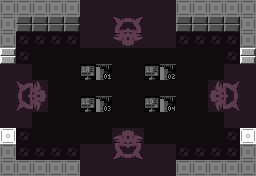

Below is a game level as drawn by its tile map, then a one-line description and the .tmx that defines it (tile-layer data replaced by summaries):
An orthogonal 16x11 tile map with 16x16 px tiles, 18 tile layers (Base, Attributes, Base, Attributes, ...), 6 tilesets.

<map version="1.10" tiledversion="1.11.2" orientation="orthogonal" renderorder="right-down" width="16" height="11" tilewidth="16" tileheight="16" infinite="0" nextlayerid="66" nextobjectid="1">
 <properties>
  <property name="category" value="exterior" />
  <property name="color_emphasis" value="0" />
  <property name="dark" type="bool" value="true" />
  <property name="exit_east" type="bool" value="true" />
  <property name="exit_north" type="bool" value="true" />
  <property name="exit_south" type="bool" value="true" />
  <property name="exit_west" type="bool" value="true" />
  <property name="forbid_player_spawning" type="bool" value="false" />
  <property name="has_exit" type="bool" value="true" />
  <property name="is_warp" type="bool" value="true" />
  <property name="raster_effect" value="RASTER_EFFECT_NONE" />
  <property name="room_obj_palette" value="sprite_palette_overworld_table" />
  <property name="room_palette" value="warp_palette_table" />
 </properties>
 <tileset firstgid="1" source="../../MapTiles.tsx" />
 <tileset firstgid="257" source="../../DiscoFloorTiles.tsx" />
 <tileset firstgid="289" source="../../Attributes.tsx" />
 <tileset firstgid="293" source="../../TechnicalTiles.tsx" />
 <tileset firstgid="357" source="../../ExitTiles.tsx" />
 <tileset firstgid="485" source="../../SignTiles.tsx" />
 <layer id="1" name="Base" width="16" height="11" opacity="0.5">
  <data>[176 cells, 176 non-empty, 12 distinct tile ids]</data>
 </layer>
 <layer id="2" name="Attributes" width="16" height="11" opacity="0.2">
  <data>[176 cells, 163 non-empty, 1 distinct tile ids]</data>
 </layer>
 <group id="36" name="Exit - West" class="overlay">
  <properties>
   <property name="adjacent_challenge" type="bool" value="true" />
   <property name="adjacent_exterior" type="bool" value="true" />
   <property name="adjacent_interior" type="bool" value="true" />
   <property name="adjacent_shop" type="bool" value="true" />
   <property name="direction" value="west" />
  </properties>
  <layer id="37" name="Base" width="16" height="11">
   <data>[176 cells, 10 non-empty, 3 distinct tile ids]</data>
  </layer>
  <layer id="38" name="Attributes" width="16" height="11" opacity="0.18">
   <data>[176 cells, 3 non-empty, 1 distinct tile ids]</data>
  </layer>
 </group>
 <group id="30" name="Exit - East" class="overlay">
  <properties>
   <property name="adjacent_challenge" type="bool" value="true" />
   <property name="adjacent_exterior" type="bool" value="true" />
   <property name="adjacent_interior" type="bool" value="true" />
   <property name="adjacent_shop" type="bool" value="true" />
   <property name="direction" value="east" />
  </properties>
  <layer id="31" name="Base" width="16" height="11">
   <data>[176 cells, 10 non-empty, 3 distinct tile ids]</data>
  </layer>
  <layer id="32" name="Attributes" width="16" height="11" opacity="0.2">
   <data>[176 cells, 6 non-empty, 1 distinct tile ids]</data>
  </layer>
 </group>
 <group id="33" name="Exit - South" class="overlay">
  <properties>
   <property name="adjacent_challenge" type="bool" value="true" />
   <property name="adjacent_exterior" type="bool" value="true" />
   <property name="adjacent_interior" type="bool" value="true" />
   <property name="adjacent_shop" type="bool" value="true" />
   <property name="direction" value="south" />
  </properties>
  <layer id="34" name="Base" width="16" height="11">
   <data>[176 cells, 12 non-empty, 1 distinct tile ids]</data>
  </layer>
  <layer id="35" name="Attributes" width="16" height="11" opacity="0.13">
   <data>[176 cells, 0 non-empty, 0 distinct tile ids]</data>
  </layer>
 </group>
 <group id="39" name="Exit - North" class="overlay">
  <properties>
   <property name="adjacent_challenge" type="bool" value="true" />
   <property name="adjacent_exterior" type="bool" value="true" />
   <property name="adjacent_interior" type="bool" value="true" />
   <property name="adjacent_shop" type="bool" value="true" />
   <property name="direction" value="north" />
  </properties>
  <layer id="40" name="Base" width="16" height="11">
   <data>[176 cells, 18 non-empty, 1 distinct tile ids]</data>
  </layer>
  <layer id="41" name="Attributes" width="16" height="11" opacity="0.13">
   <data>[176 cells, 0 non-empty, 0 distinct tile ids]</data>
  </layer>
 </group>
 <group id="45" name="Challenge - West" class="overlay">
  <properties>
   <property name="adjacent_challenge" type="bool" value="true" />
   <property name="adjacent_exterior" type="bool" value="false" />
   <property name="adjacent_interior" type="bool" value="false" />
   <property name="adjacent_shop" type="bool" value="false" />
   <property name="direction" value="west" />
  </properties>
  <layer id="46" name="Base" width="16" height="11">
   <data>[176 cells, 4 non-empty, 4 distinct tile ids]</data>
  </layer>
  <layer id="47" name="Attributes" width="16" height="11" opacity="0.2">
   <data>[176 cells, 0 non-empty, 0 distinct tile ids]</data>
  </layer>
 </group>
 <group id="42" name="Challenge - East" class="overlay">
  <properties>
   <property name="adjacent_challenge" type="bool" value="true" />
   <property name="adjacent_exterior" type="bool" value="false" />
   <property name="adjacent_interior" type="bool" value="false" />
   <property name="adjacent_shop" type="bool" value="false" />
   <property name="direction" value="east" />
  </properties>
  <layer id="43" name="Base" width="16" height="11">
   <data>[176 cells, 4 non-empty, 4 distinct tile ids]</data>
  </layer>
  <layer id="44" name="Attributes" width="16" height="11" opacity="0.2">
   <data>[176 cells, 0 non-empty, 0 distinct tile ids]</data>
  </layer>
 </group>
 <group id="51" name="Challenge - South" class="overlay">
  <properties>
   <property name="adjacent_challenge" type="bool" value="true" />
   <property name="adjacent_exterior" type="bool" value="false" />
   <property name="adjacent_interior" type="bool" value="false" />
   <property name="adjacent_shop" type="bool" value="false" />
   <property name="direction" value="south" />
  </properties>
  <layer id="52" name="Base" width="16" height="11">
   <data>[176 cells, 4 non-empty, 4 distinct tile ids]</data>
  </layer>
  <layer id="53" name="Attributes" width="16" height="11" opacity="0.2">
   <data>[176 cells, 0 non-empty, 0 distinct tile ids]</data>
  </layer>
 </group>
 <group id="48" name="Challenge - North" class="overlay">
  <properties>
   <property name="adjacent_challenge" type="bool" value="true" />
   <property name="adjacent_exterior" type="bool" value="false" />
   <property name="adjacent_interior" type="bool" value="false" />
   <property name="adjacent_shop" type="bool" value="false" />
   <property name="direction" value="north" />
  </properties>
  <layer id="49" name="Base" width="16" height="11">
   <data>[176 cells, 4 non-empty, 4 distinct tile ids]</data>
  </layer>
  <layer id="50" name="Attributes" width="16" height="11" opacity="0.2">
   <data>[176 cells, 0 non-empty, 0 distinct tile ids]</data>
  </layer>
 </group>
</map>
